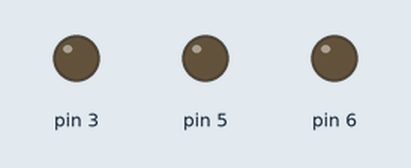
This sketch was run on a simulated Arduino Uno, built with avr-gcc and run on an emulated ATmega328P. Shown: output pins drawn as LEDs (lit = HIGH).

Above: at 0.05 s.
At 1.25 s:
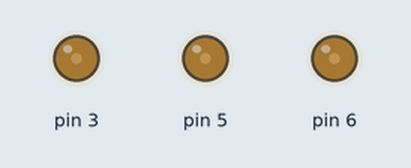
At 2.5 s:
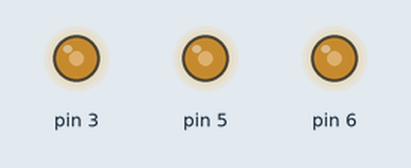
At 3.75 s:
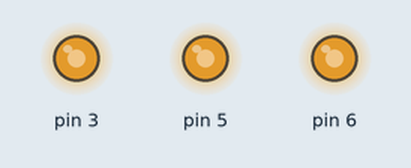
At 5.0 s:
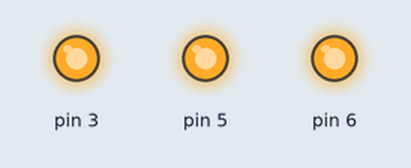
Timing chart, 0 to 6.5 s (numbered marks = the images above):
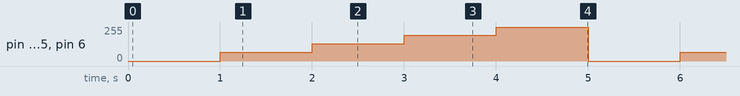

The sketch:

lab9-checkpoint03.ino
```cpp
#define F_CPU 16000000UL

#include <avr/io.h>
#include <avr/delay.h>
#include <avr/interrupt.h>
#include <avr/wdt.h>

// PD6 -> OCR0A
// PD5 -> OCR0B
// PD3 -> OCR2B

#define wdt_timeout_2sec 7

const char level = 5;
unsigned char led_level[level] = {0, 64, 128, 192, 255};

void WDT__enable(uint8_t timeout_v) {
  unsigned char bakSREG;
  uint8_t prescaler;
  prescaler = timeout_v & 0x07;
  prescaler |= (1<<WDE);

  if (timeout_v > 7) {
    prescaler |= (1<<WDP3);
  }

  bakSREG = SREG;
  cli();
  wdt_reset();
  WDTCSR |= ((1<<WDCE) | (1<<WDE));
  WDTCSR = prescaler;
  SREG = bakSREG;
  sei();
}

int main(void) {

  DDRD |= (1<<DDD6 | 1<<DDD5 | 1<<DDD3); // output PD5-6
  TCCR0A = (1<<WGM01 | 1<<WGM00);
  TCCR0A |= (1<<COM0B1 | 0<<COM0B0); // when reach timer, flip bit at OC0B
  TCCR0A |= (1<<COM0A1 | 0<<COM0A0); // when reach timer, flip bit at OC0A
  TCCR0B = (0<<WGM02 | 1<<CS00);

  TCCR2A = (1<<WGM21 | 1<<WGM20);
  TCCR2A |= (1<<COM2B1 | 0<<COM2B0); // when reach timer, flip bit at OC0B
  TCCR2A |= (1<<COM2A1 | 0<<COM2A0); // when reach timer, flip bit at OC0A
  TCCR2B = (0<<WGM22 | 1<<CS20);

  // WGMx[2:0] = 011 -> Fast PWM
  // CSx[2:1] = 001 -> N = 1
  // f = 62.5 kHz

  WDT__enable(wdt_timeout_2sec);

  TCNT0 = 0;
  OCR0A = 0;
  OCR0B = 0;
  OCR2B = 0;

  int i = 0;
  int j = 0;
  while (1) {
    for (i=0; i<level; i++) {
      OCR0A=led_level[i];
      OCR0B=led_level[i];
      OCR2B=led_level[i];

      for (j=0; j<10; j++) { //safe delay 100ms
        _delay_ms(100);
        wdt_reset();
      }
    }
  }
}
```

Measured:
- by itself, pin 3, pin 5, pin 6: repeats every 5.0 s: 128/255 1.0 s, 192/255 1.0 s, 255/255 1.0 s, 0/255 1.0 s, 64/255 1.0 s
